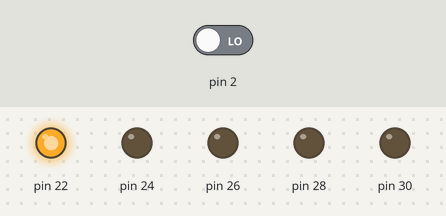
This sketch was run on a simulated Arduino Mega 2560, built with avr-gcc and run on an emulated ATmega2560. On the bench: output pins drawn as LEDs (lit = HIGH). Inputs (shaded band) come from the test bench; at power-on: pin 2 LOW.

Above: at 0.1 s.
At 0.5 s:
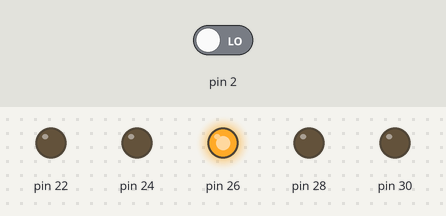
At 0.9 s:
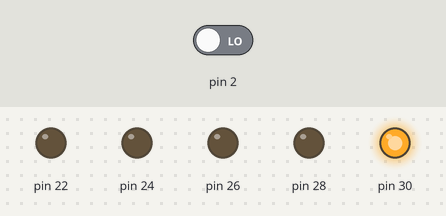
At 1.3 s:
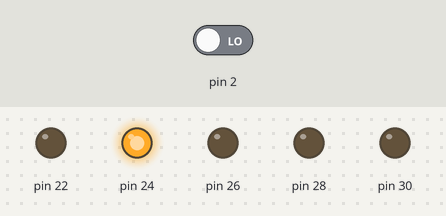
At 2.7 s:
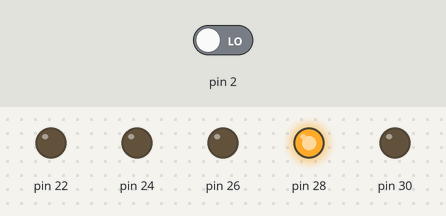
Timing chart, 0 to 3.0 s (numbered marks = the images above):
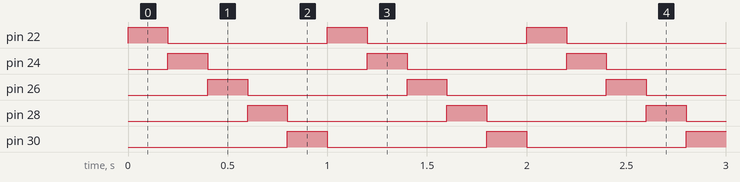

Measured:
- by itself, pin 22, pin 24, pin 26, pin 28, pin 30: alternates HIGH for 0.20 s and LOW for 0.80 s
- by itself, everything shown: repeats every 1.0 s, in 5 steps

The sketch:

INTERUPT1.ino
```cpp
void setup() {
  pinMode(22, OUTPUT);
  pinMode(24, OUTPUT);
  pinMode(26, OUTPUT);
  pinMode(28, OUTPUT);
  pinMode(30, OUTPUT);
  attachInterrupt(digitalPinToInterrupt(2), change_dir, RISING);
}

//int pins = {22, 24, 26, 28, 30}
int DELAY = 200;

volatile int direction = 1;

int light_diodes(int direction){
  if (direction == 1){
    digitalWrite(22, HIGH);
    digitalWrite(28, LOW);
    delay(DELAY);
    digitalWrite(24, HIGH);
    digitalWrite(22, LOW);
    delay(DELAY);
    digitalWrite(26, HIGH);
    digitalWrite(24, LOW);
    delay(DELAY);
    digitalWrite(28, HIGH);
    digitalWrite(26, LOW);
    delay(DELAY);
    digitalWrite(30, HIGH);
    digitalWrite(28, LOW);
    delay(DELAY);
    digitalWrite(30, LOW);
    digitalWrite(28, LOW);
    digitalWrite(26, LOW);
    digitalWrite(24, LOW);
    digitalWrite(22, LOW);
  }
  else if (direction == 0){
    digitalWrite(30, HIGH);
    digitalWrite(22, LOW);
    delay(DELAY);
    digitalWrite(28, HIGH);
    digitalWrite(30, LOW);
    delay(DELAY);
    digitalWrite(26, HIGH);
    digitalWrite(28, LOW);
    delay(DELAY);
    digitalWrite(24, HIGH);
    digitalWrite(26, LOW);
    delay(DELAY);
    digitalWrite(22, HIGH);
    digitalWrite(24, LOW);
    delay(DELAY);
    digitalWrite(30, LOW);
    digitalWrite(28, LOW);
    digitalWrite(26, LOW);
    digitalWrite(24, LOW);
    digitalWrite(22, LOW);
  }
}
void loop() {
  light_diodes(direction);
}

int change_dir(){
  if (direction == 1){
    direction = 0;
  }
  else{
    direction = 1;
  }
}
```
